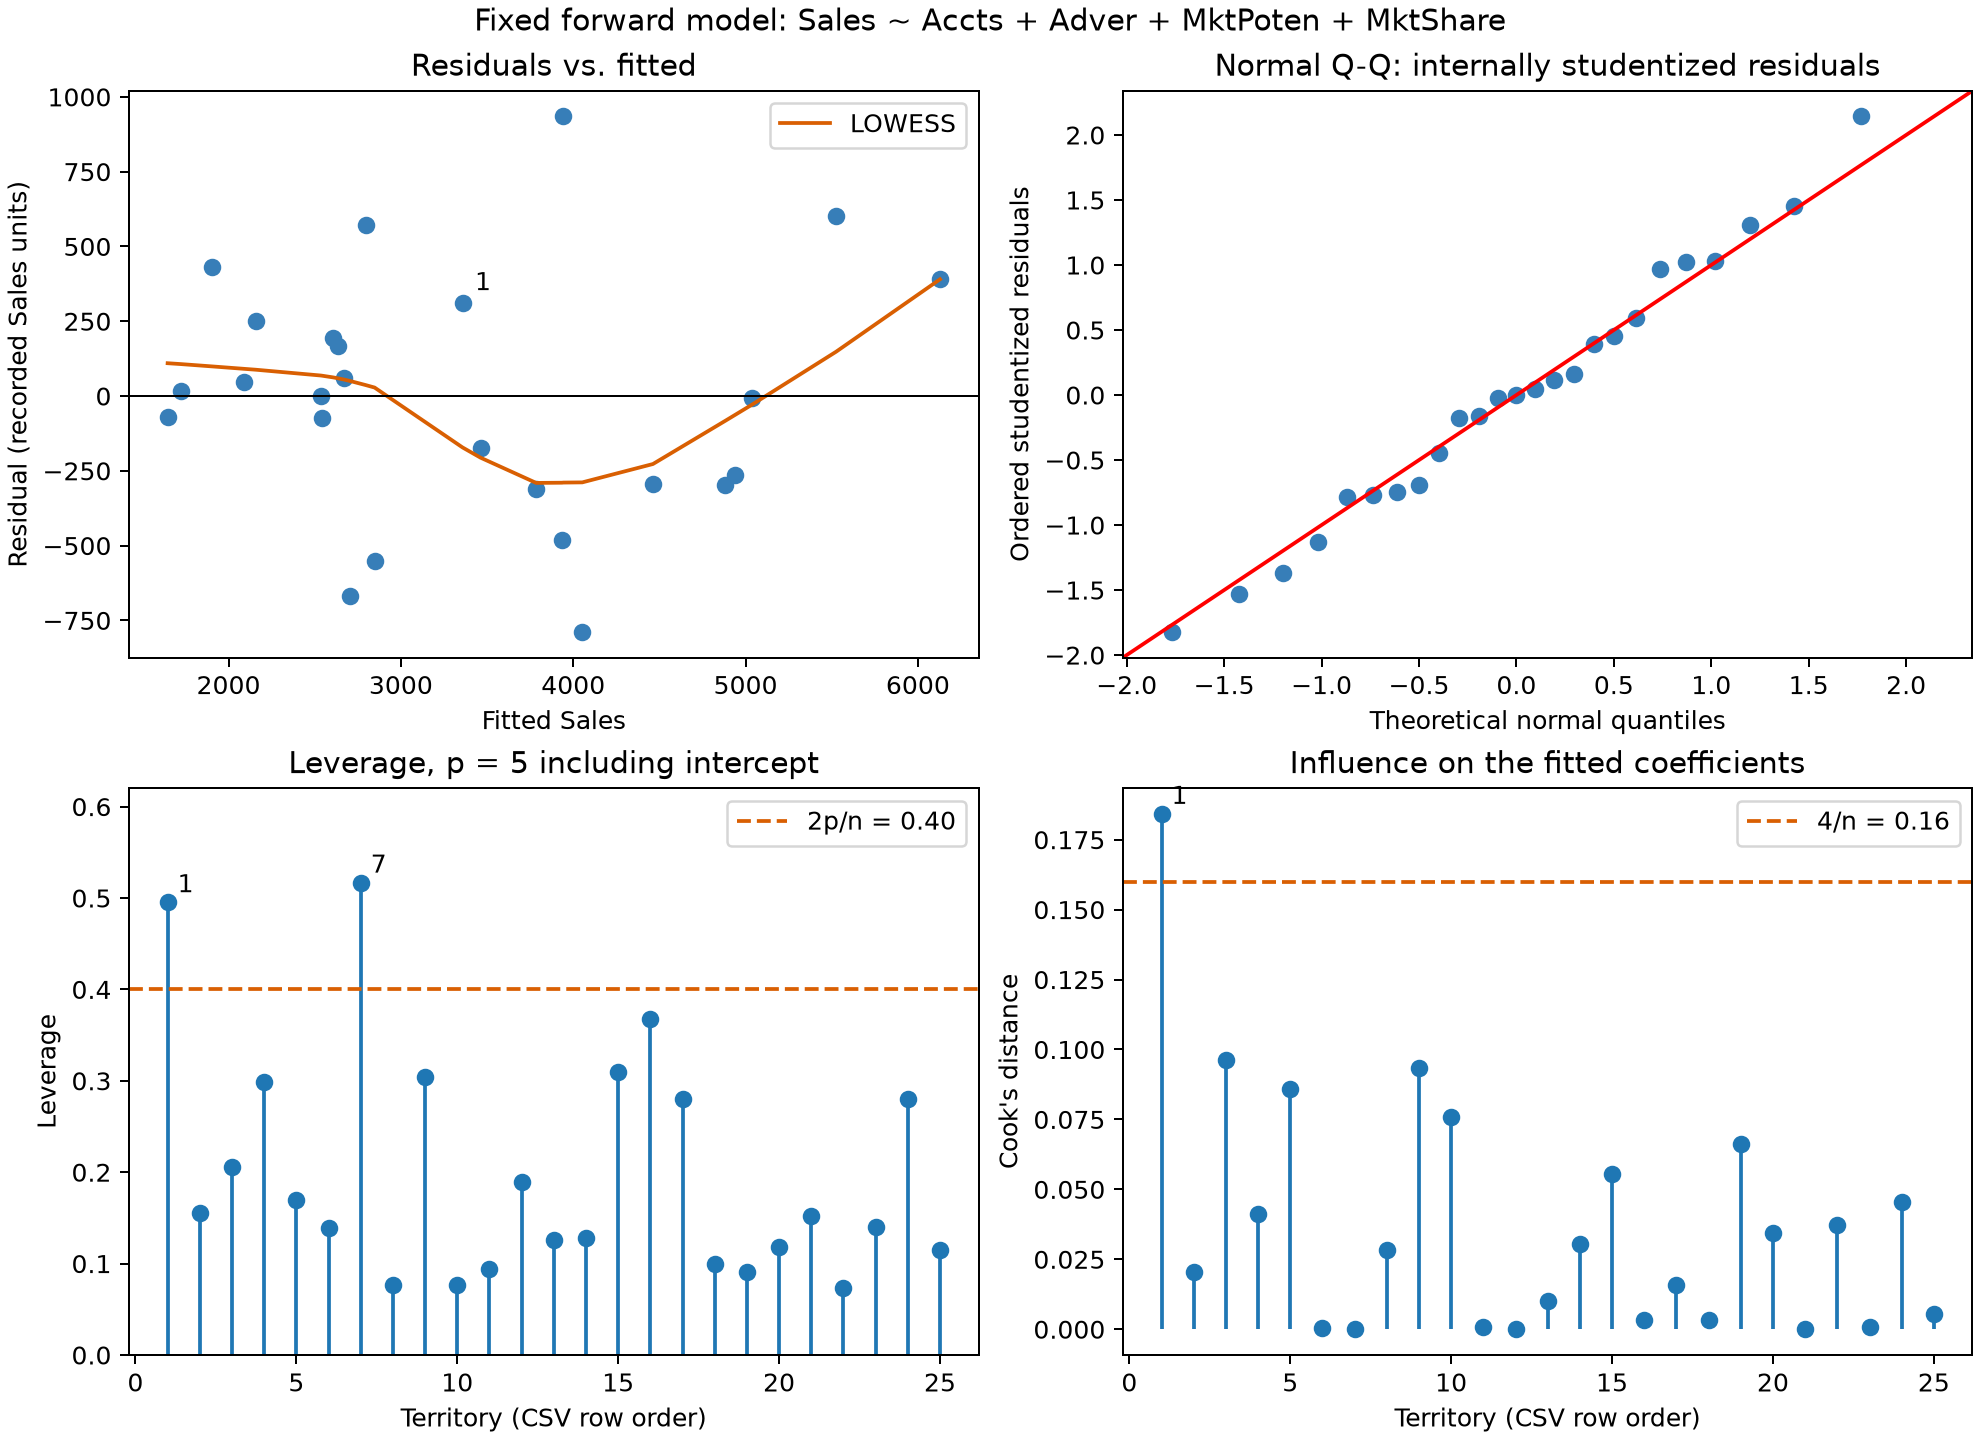

Reproduce this figure in Python.
"""Diagnostics and one-row sensitivity for the fixed forward-selected formula."""
from pathlib import Path
import os
ROOT = Path(__file__).resolve().parent
os.environ['MPLCONFIGDIR'] = str(ROOT / '.mplcache')
import matplotlib
matplotlib.use('Agg')
import matplotlib.pyplot as plt
import numpy as np
import pandas as pd
import statsmodels.api as sm

data = pd.read_csv(ROOT / 'sales_territory.csv')
names = ['Accts', 'Adver', 'MktPoten', 'MktShare']
def fit(d):
    return sm.OLS(d.Sales, sm.add_constant(d[names], has_constant='add')).fit()
model = fit(data)
infl = model.get_influence()
n, p = len(data), len(model.params)
diagnostics = pd.DataFrame(dict(territory=np.arange(1, n+1), fitted=model.fittedvalues,
    residual=model.resid, internally_studentized=infl.resid_studentized_internal,
    externally_studentized=infl.resid_studentized_external,
    leverage=infl.hat_matrix_diag, cooks_distance=infl.cooks_distance[0]))
diagnostics.to_csv(ROOT / 'forward_diagnostics.csv', index=False)
target = int(np.argmax(infl.cooks_distance[0]))
reduced = fit(data.drop(index=target))
coefficients = pd.DataFrame(dict(all_25=model.params, without_flagged=reduced.params,
    change=reduced.params-model.params, SE_all_25=model.bse, SE_without_flagged=reduced.bse))
coefficients.to_csv(ROOT / 'forward_sensitivity_coefficients.csv', index_label='term')
metrics = pd.DataFrame([dict(fit=label, n=int(m.nobs), R_squared=m.rsquared,
    adjusted_R_squared=m.rsquared_adj, residual_SE=np.sqrt(m.mse_resid), SSE=m.ssr)
    for label, m in [('all_25', model), (f'without_{target+1}', reduced)]])
metrics.to_csv(ROOT / 'forward_sensitivity_metrics.csv', index=False)
all_x = sm.add_constant(data[names], has_constant='add')
predictions = pd.DataFrame(dict(territory=np.arange(1, n+1), observed=data.Sales,
    fitted_all_25=model.predict(all_x), predicted_without_flagged=reduced.predict(all_x)))
predictions.to_csv(ROOT / 'forward_sensitivity_predictions.csv', index=False)

fig, axes = plt.subplots(2, 2, figsize=(11, 8), layout='constrained')
ax = axes[0, 0]
ax.scatter(model.fittedvalues, model.resid, color='#377eb8')
smooth = sm.nonparametric.lowess(model.resid, model.fittedvalues, frac=.7)
ax.plot(smooth[:, 0], smooth[:, 1], color='#d95f02', label='LOWESS')
ax.axhline(0, color='black', linewidth=.8)
ax.annotate(str(target+1), (model.fittedvalues.iloc[target], model.resid.iloc[target]), xytext=(5, 5), textcoords='offset points')
ax.set(xlabel='Fitted Sales', ylabel='Residual (recorded Sales units)', title='Residuals vs. fitted')
ax.legend()
ax = axes[0, 1]
sm.qqplot(infl.resid_studentized_internal, line='45', ax=ax, markerfacecolor='#377eb8', markeredgecolor='#377eb8')
ax.set(title='Normal Q-Q: internally studentized residuals', xlabel='Theoretical normal quantiles', ylabel='Ordered studentized residuals')
ax = axes[1, 0]
ax.stem(diagnostics.territory, diagnostics.leverage, basefmt=' ')
ax.axhline(2*p/n, color='#d95f02', linestyle='--', label=f'2p/n = {2*p/n:.2f}')
for row in diagnostics.itertuples():
    if row.leverage > 2*p/n or row.territory == target+1:
        ax.annotate(str(row.territory), (row.territory, row.leverage), xytext=(4, 4), textcoords='offset points')
ax.set(xlabel='Territory (CSV row order)', ylabel='Leverage', title='Leverage, p = 5 including intercept', ylim=(0, max(.5, diagnostics.leverage.max()*1.2)))
ax.legend()
ax = axes[1, 1]
ax.stem(diagnostics.territory, diagnostics.cooks_distance, basefmt=' ')
ax.axhline(4/n, color='#d95f02', linestyle='--', label=f'4/n = {4/n:.2f}')
for row in diagnostics.itertuples():
    if row.cooks_distance > 4/n or row.territory == target+1:
        ax.annotate(str(row.territory), (row.territory, row.cooks_distance), xytext=(4, 4), textcoords='offset points')
ax.set(xlabel='Territory (CSV row order)', ylabel="Cook's distance", title='Influence on the fitted coefficients')
ax.legend()
fig.suptitle('Fixed forward model: Sales ~ Accts + Adver + MktPoten + MktShare')
fig.savefig(ROOT / 'forward_diagnostics.png', dpi=180)
print(diagnostics.sort_values('cooks_distance', ascending=False).head(6).to_string(index=False))
print('Flagged row:')
print(data.iloc[[target]].to_string(index=False))
print(coefficients.to_string())
print(metrics.to_string(index=False))
print('Flagged-territory predictions:')
print(predictions.iloc[[target]].to_string(index=False))
print('Checks:', np.isfinite(diagnostics.to_numpy()).all(), 'No computational errors.')
